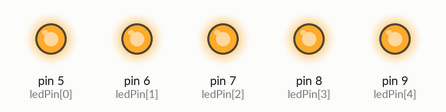
The sketch below on a simulated Arduino Uno, built with avr-gcc and run on an emulated ATmega328P. On the bench: output pins drawn as LEDs (lit = HIGH).

Above: at 0.02 s.
At 0.37 s:
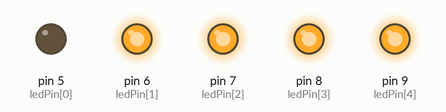
At 0.72 s:
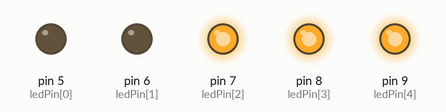
At 1.47 s:
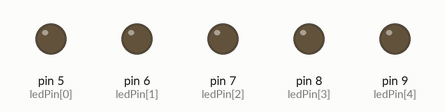
At 2.27 s:
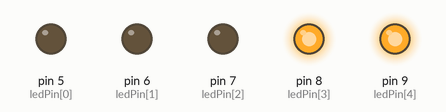
At 2.92 s:
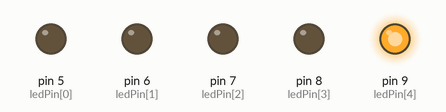
Timing chart, 0 to 3.2 s (numbered marks = the images above):
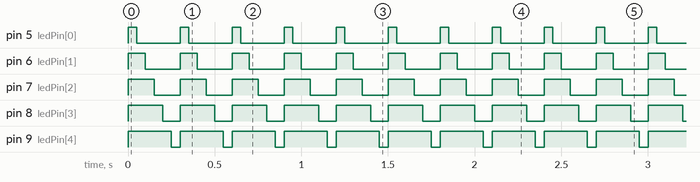

The sketch:

ClassNotesWeek6.ino
```cpp
int ledPin[] = {5, 6, 7, 8, 9};


void setup() {
  // put your setup code here, to run once:
  for (int i = 0; i < 5; i++) {
    pinMode(ledPin[i], OUTPUT);

  }
}

void loop() {
  // put your main code here, to run repeatedly:
  for (int i = 0; i < 5; i ++) {
    digitalWrite(ledPin[i], HIGH);

  }
  delay(50);

  for (int i = 0; i < 5; i++) {
    digitalWrite(ledPin[i], LOW);
    delay(50);
  }
}
```

Measured:
- by itself, pin 5 (ledPin[0]): alternates HIGH for 0.05 s and LOW for 0.25 s
- by itself, pin 6 (ledPin[1]): alternates HIGH for 0.10 s and LOW for 0.20 s
- by itself, pin 7 (ledPin[2]): alternates HIGH for 0.15 s and LOW for 0.15 s
- by itself, pin 8 (ledPin[3]): alternates HIGH for 0.20 s and LOW for 0.10 s
- by itself, pin 9 (ledPin[4]): alternates HIGH for 0.25 s and LOW for 0.05 s
